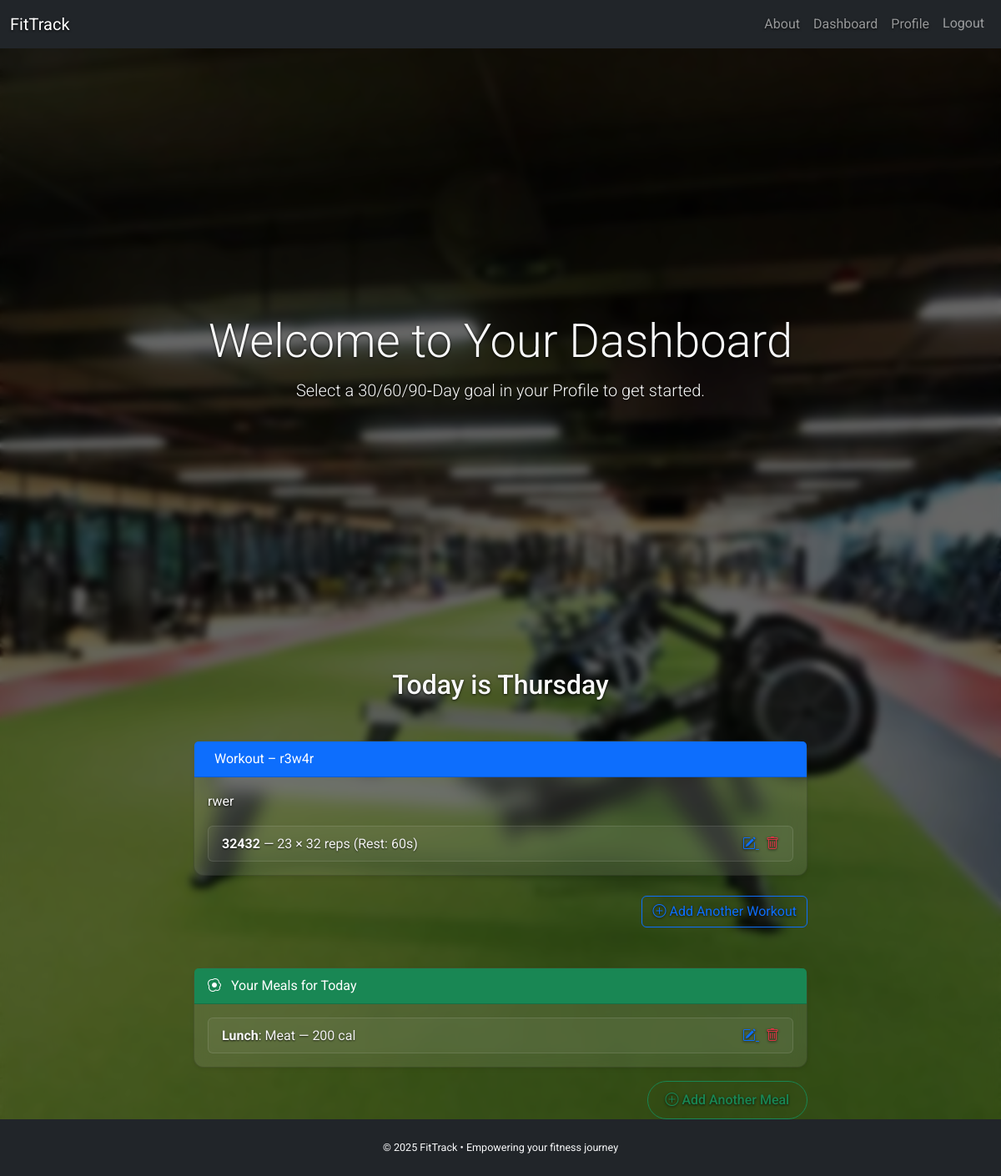
The app's page /dashboard/ (signed in) with its own data.
### common/models.py (models this page shows, shortened)
class WorkoutPlan(models.Model):
    user = models.ForeignKey(User, on_delete=models.CASCADE)
    day = models.CharField(max_length=9, choices=WeekdayChoices)
    title = models.CharField(max_length=100)
    notes = models.TextField(blank=True)

class WorkoutExercise(models.Model):
    user = models.ForeignKey(WorkoutPlan, on_delete=models.CASCADE, related_name='exercises')
    name = models.CharField(max_length=100)
    sets = models.PositiveIntegerField()
    reps = models.PositiveIntegerField()
    rest_seconds = models.PositiveIntegerField(default=60)

class MealPlan(models.Model):
    user = models.ForeignKey(User, on_delete=models.CASCADE)
    day = models.CharField(max_length=9, choices=WeekdayChoices)
    meal_time = models.CharField(max_length=20, choices=MealTimeChoices)
    recipe = models.ForeignKey('Recipe', on_delete=models.SET_NULL, null=True)

class Recipe(models.Model):
    title = models.CharField(max_length=100)
    ingredients = models.TextField()
    instructions = models.TextField()
    calories = models.PositiveIntegerField(null=True, blank=True)

### common/views.py (the view)
# urls.py: path('dashboard/', DashboardView.as_view(), name='dashboard'),
class DashboardView(LoginRequiredMixin, TemplateView):
    template_name = 'common/dashboard.html'
    def get_context_data(self, **kwargs):
        context = super().get_context_data(**kwargs)
        weekday = datetime.now().strftime('%A')
        context['today']        = weekday
        context['workouts']     = WorkoutPlan.objects.filter(user=self.request.user, day=weekday)
        context['meals']        = MealPlan.objects.filter(user=self.request.user, day=weekday)
        context['current_goal'] = self.request.user.userprofile.goal
        return context

### templates/common/dashboard.html (shortened to what this page needs)
{% extends 'common/base.html' %}
{% load static %}
{% block content %}
  <div
    class="hero mb-4"
  >
    <div class="text-center text-white" style="text-shadow: 0 1px 3px rgba(0,0,0,0.8);">
      {% if current_goal %}
        <h1 class="display-4 mb-2">{{ current_goal.name }}</h1>
        <p class="lead">{{ current_goal.description }}</p>
      {% else %}
        <h1 class="display-4 mb-2">Welcome to Your Dashboard</h1>
        <p class="lead">Select a 30/60/90‑Day goal in your Profile to get started.</p>
      {% endif %}
    </div>
  </div>
  <div class="row justify-content-center">
    <div class="col-md-10 col-lg-8">
      <div class="text-center mb-5">
        <h2>Today is {{ today }}</h2>
      </div>
      {% if workouts %}
        {% for workout in workouts %}
          <div class="card mb-4 shadow-sm">
            <div class="card-header bg-primary text-white">
               Workout – {{ workout.title }}
            </div>
            <div class="card-body">
              {% if workout.notes %}
                <p class="mb-3">{{ workout.notes }}</p>
              {% endif %}
              <ul class="list-group">
                {% for exercise in workout.exercises.all %}
                  <li class="list-group-item d-flex justify-content-between align-items-center">
                    <div>
                      <strong>{{ exercise.name }}</strong> —
                      <span class="text-muted">
                        {{ exercise.sets }} × {{ exercise.reps }} reps
                        (Rest: {{ exercise.rest_seconds }}s)
                      </span>
                    </div>
                    <div>
                      <a href="{% url 'update_workout_plan' workout.pk %}" class="text-primary me-2">
                        <i class="bi bi-pencil-square"></i>
                      </a>
                      <a href="{% url 'delete_workout_plan' workout.pk %}" class="text-danger">
                        <i class="bi bi-trash"></i>
                      </a>
                    </div>
                  </li>
                {% empty %}
                  <li class="list-group-item text-muted">No exercises added yet.</li>
                {% endfor %}
              </ul>
            </div>
          </div>
        {% endfor %}
        <div class="text-end mt-3">
          <a href="{% url 'create_workout_plan' %}" class="btn btn-outline-primary">
            <i class="bi bi-plus-circle"></i> Add Another Workout
          </a>
        </div>
      {% else %}
        <p class="text-muted text-center">
          You have no workouts planned for today.
          <a href="{% url 'create_workout_plan' %}">Create one now</a>.
        </p>
      {% endif %}
      {% if meals %}
        <div class="card shadow-sm mt-5">
          <div class="card-header bg-success text-white">
            <i class="bi bi-egg-fried me-2"></i> Your Meals for Today
          </div>
          <div class="card-body">
            <ul class="list-group">
              {% for meal in meals %}
                <li class="list-group-item d-flex justify-content-between align-items-center">
                  <div>
                    <strong>{{ meal.meal_time }}</strong>: {{ meal.recipe.title }} —
                    <span class="text-muted">{{ meal.recipe.calories }} cal</span>
                  </div>
                  <div>
                    <a href="{% url 'update_meal_plan' meal.pk %}" class="text-primary me-2">
                      <i class="bi bi-pencil-square"></i>
                    </a>
                    <a href="{% url 'delete_meal_plan' meal.pk %}" class="text-danger">
                      <i class="bi bi-trash"></i>
                    </a>
                  </div>
                </li>
              {% empty %}
                <li class="list-group-item text-muted">No meals planned.</li>
              {% endfor %}
            </ul>
          </div>
        </div>
        <div class="text-end mt-3">
          <a href="{% url 'create_meal_plan' %}" class="btn btn-outline-success">
            <i class="bi bi-plus-circle"></i> Add Another Meal
          </a>
        </div>
      {% else %}
        <p class="text-muted text-center">
          No meals planned for today.
          <a href="{% url 'create_meal_plan' %}">Add meals</a>.
        </p>
      {% endif %}
    </div>
  </div>
{% endblock %}

### static/css/styles.css (style rules this page uses)
body { font-family: 'Roboto', sans-serif; background: url('../images/gym.jpg') no-repeat center center fixed; background-size: cover; color: #f1f1f1; position: relative; line-height: 1.6; }
body::before { content: ""; position: fixed; top: 0; left: 0; width: 100%; height: 100%; background-color: rgba(0, 0, 0, 0.6); backdrop-filter: blur(5px); z-index: -1; }
h1, h2, h3, h4, p, label, a, small { color: #f9f9f9; text-shadow: 0 1px 3px rgba(0, 0, 0, 0.8); }
.hero { display: flex; justify-content: center; align-items: center; min-height: 85vh; text-align: center; padding: 3rem 1rem; }
.card, .frosted-card { background: rgba(255, 255, 255, 0.1); backdrop-filter: blur(10px); -webkit-backdrop-filter: blur(10px); color: #fff; border-radius: 12px; box-shadow: 0 4px 16px rgba(0, 0, 0, 0.4); }
.btn-primary, .btn-success, .btn-outline-success { border-radius: 30px; font-weight: 500; padding: 0.6rem 1.3rem; transition: all 0.2s ease; }
.text-muted, small, .list-group-item small { color: #f1f1f1 !important; text-shadow: 0 1px 2px rgba(0, 0, 0, 0.6); }
.list-group-item { color: #f9f9f9 !important; background-color: rgba(255, 255, 255, 0.05); text-shadow: 0 1px 2px rgba(0, 0, 0, 0.8); border: 1px solid rgba(255, 255, 255, 0.1); }

### records on screen
WorkoutPlan: title "r3w4r", notes "rwer"
WorkoutExercise: name "32432", sets "23", reps "32", rest_seconds "60"
MealPlan: meal_time "Lunch", recipe "Meat", recipe.calories "200"

### other values on screen
{{ today }} "Thursday"
